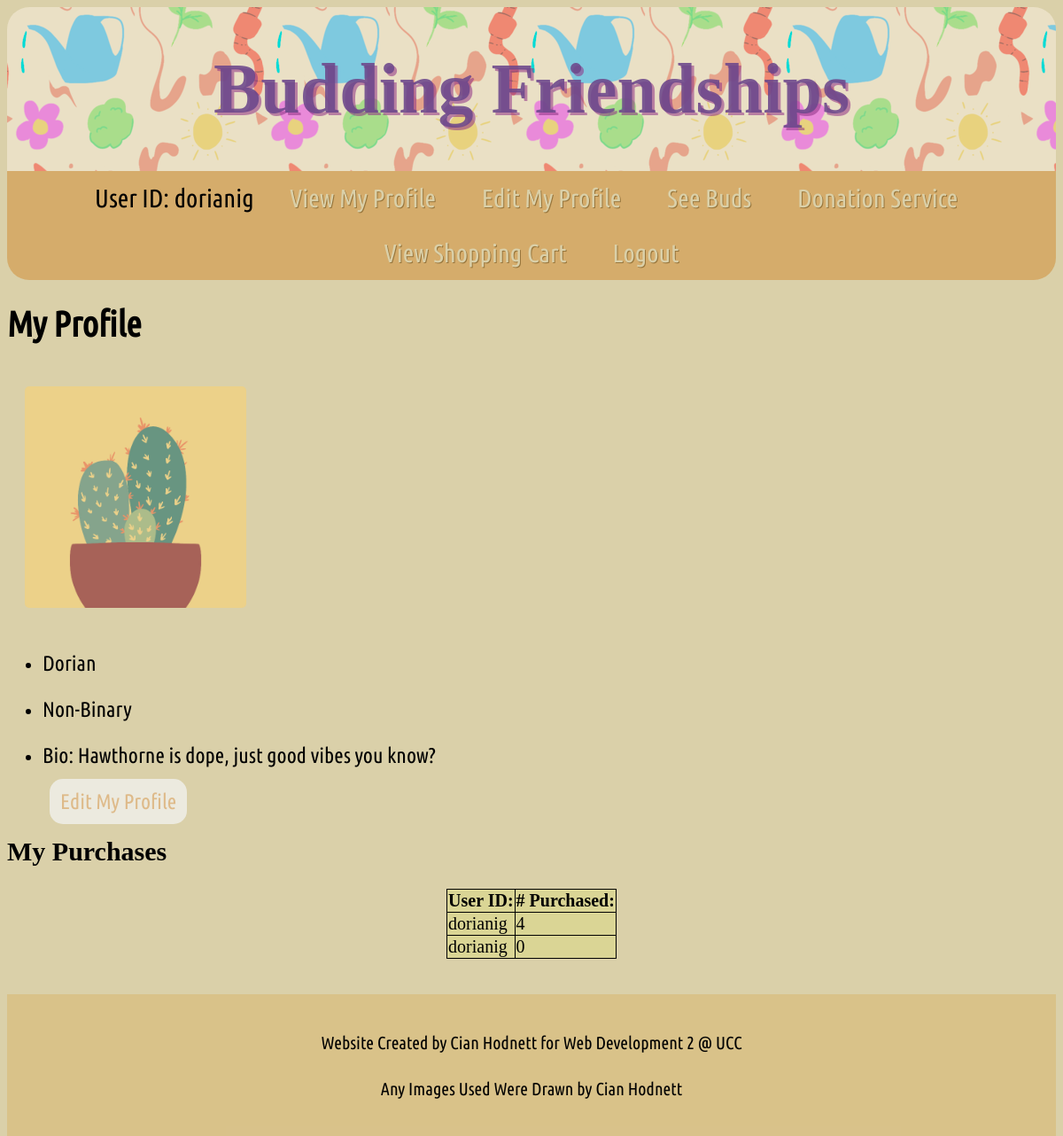
Screenshot of /myProfile (signed in) with the database file from the repository.
### tables this page shows
CREATE TABLE userProfile
(
    user_id TEXT PRIMARY KEY, 
    icon TEXT NOT NULL,
    first_name TEXT NOT NULL,
    gender TEXT NOT NULL,
    bio TEXT NOT NULL
);

CREATE TABLE purchases
(
    user_id TEXT NOT NULL, 
    purchasedAmount TEXT NOT NULL
);

### app.py (the view)
@app.route("/myProfile")
@login_required
def myProfile():
    db = get_db()
    myProfile= db.execute("""SELECT user_id, icon, first_name, gender, bio
                            FROM userProfile
                            WHERE user_id = ?;""", (session["user_id"],)).fetchone()
    myPurchases = db.execute("""SELECT *
                            FROM purchases
                            WHERE user_id = ?;""", (session["user_id"],)).fetchall()
    return render_template("myProfile.html", myProfile=myProfile, myPurchases= myPurchases)

### app.py (called while the page is built)
@app.before_request
def load_logged_in_user():
    g.user = session.get("user_id", None)

def login_required(view):
    @wraps(view)
    def wrapped_view(**kwargs):
        if g.user is None:
            return redirect( url_for("login"))
        return view(**kwargs)
    return wrapped_view

### database.py (called while the page is built)
def get_db():
    if "db" not in g:
        g.db = sqlite3.connect(DATABASE,
            detect_types=sqlite3.PARSE_DECLTYPES
        )
        g.db.row_factory = sqlite3.Row
    return g.db

### templates/myProfile.html
{% extends "base.html" %}
{% block main_content %}
    <h1>My Profile</h1>
    <section id = "myProfile">
        {% if myProfile["icon"] == 'Snake' %}
            <img class="profileicon" src="{{ url_for('static', filename= 'Snake.png') }}" alt="Snake" style="width:250px; height:250px"/>
            {% elif myProfile["icon"] == 'Daisy' %}
                <img class="profileicon" src="{{ url_for('static', filename='Daisy.png') }}" alt="Daisy" style="width:250px; height:250px"/>
            {% elif myProfile["icon"] == 'Monstera' %}
                <img class="profileicon" src="{{ url_for('static', filename='Monstera.png') }}" alt="Monstera" style="width:250px; height:250px"/>
            {% elif myProfile["icon"] == 'Cactus' %}
                <img class="profileicon" src="{{ url_for('static', filename='Cactus.png') }}" alt="Cactus" style="width:250px; height:250px"/>
            {% else %}
                <img class="profileicon" src="{{ url_for('static', filename='Leaf.png') }}" alt="leaf" style="width:250px; height:250px"/>
        {% endif %}
        <ul>
            <li><p>{{ myProfile["first_name"] }}</p></li>
            <li><p>{{ myProfile["gender"] }}</p></li>
            <li><p>Bio: {{ myProfile["bio"] }}</p></li>
        </ul>
        <p><a href="{{ url_for('profileSetup') }}">Edit My Profile</a></p>
    </section>
    <h2>My Purchases</h2>
    <table>
        <tr>
            <th scope = "col">User ID:</th>
            <th scope = "col"># Purchased:</th>
        </tr>
        {% for purchases in myPurchases %}
            <tr>
                <td>{{ purchases["user_id"] }}</td>
                <td>{{ purchases["purchasedAmount"] }}</td>
            </tr>
        {% endfor %}
    </table>
{% endblock %}

### static/style.css (style rules this page uses)
:root { --bgColor:#DAD0A9; --accentColor: #cd7e1e71; --accentColorTwo:#eceadf; }
html { scroll-behavior: smooth; }
body { font-size: 20px; background-color: #DAD0A9; }
main>h1 { font-family: UbuntuCondensed, Verdana, Geneva, Tahoma, sans-serif; }
p { font-size: 1.2em; font-family: UbuntuCondensed, Verdana, Geneva, Tahoma, sans-serif; }
#myProfile >p>a { text-decoration: none; margin-left:2em ; color: var(--accentColor); padding: .5em; border-radius: 15px; background: var(--accentColorTwo); }
img { padding: 1em; border-radius: 25px; }
table { margin-left: auto; margin-right: auto; margin-bottom: 2em; border-collapse: collapse; background-color: #d8e06950; }
th,td { border:1px solid black }

### rows the page displays
userProfile: first_name "Dorian", gender "Non-Binary", bio "Hawthorne is dope, just good vibes you know?"
purchases: user_id "dorianig", purchasedAmount "4"
purchases: user_id "dorianig", purchasedAmount "0"

### other values shown
{{ g.user }} "dorianig"
